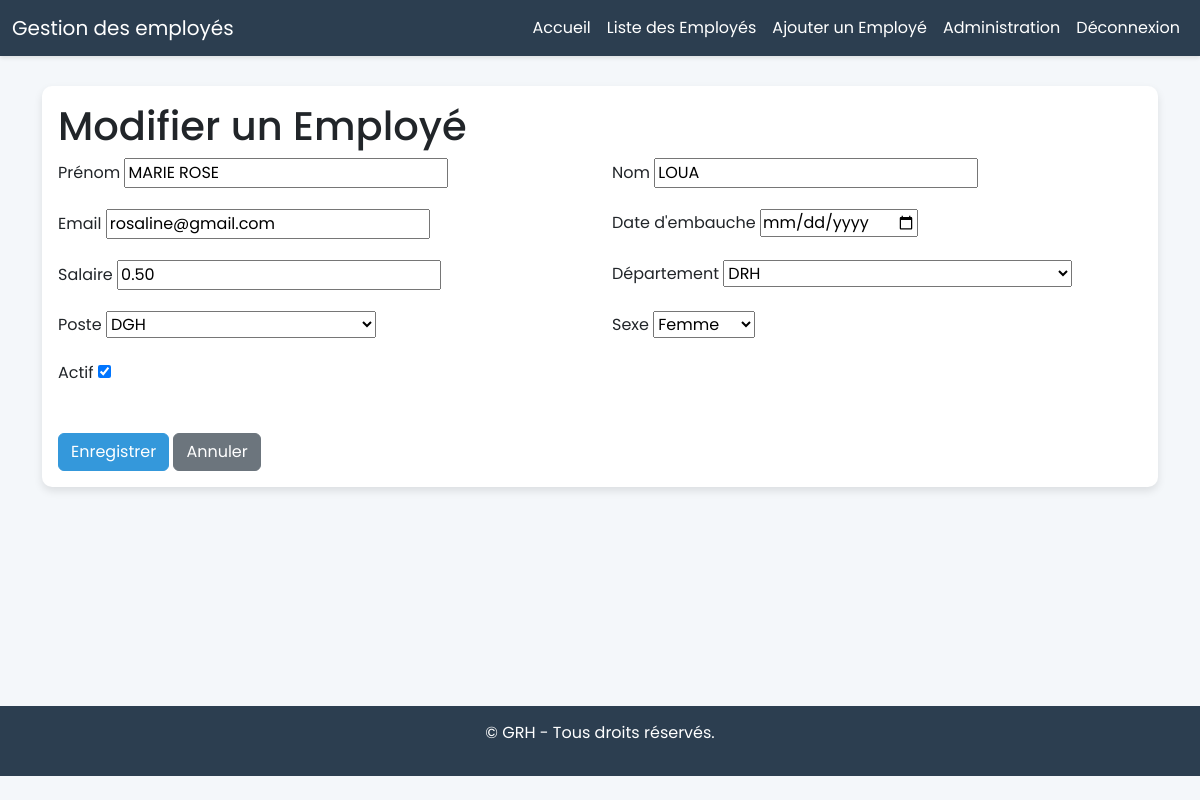
Before: /employees/employee/2/edit/ (signed in) with the older database file.
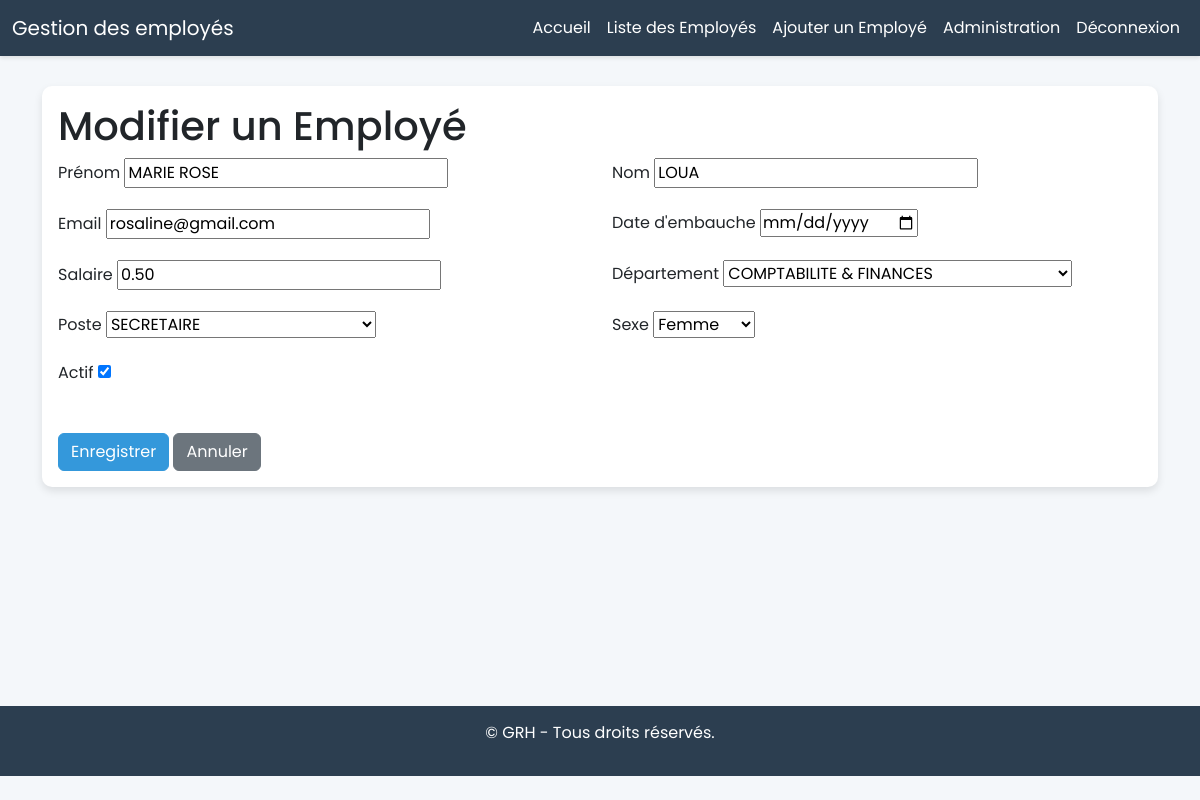
After: the same page with the newer database file.
### Employes/models.py (models this page shows, shortened)
class Employee(models.Model):
       SEXE_CHOICES = [
           ('H', 'Homme'),
           ('F', 'Femme'),
           ('A', 'Autre'),
       ]
       prenom = models.CharField(max_length=50, verbose_name="Prénom")
       nom = models.CharField(max_length=50, verbose_name="Nom")
       email = models.EmailField(unique=True, verbose_name="Email")
       date_embauche = models.DateField(verbose_name="Date d'embauche")
       salaire = models.DecimalField(max_digits=10, decimal_places=2, verbose_name="Salaire")
       departement = models.ForeignKey(Department, on_delete=models.CASCADE, related_name='employes', verbose_name="Département")
       poste = models.ForeignKey(Poste, on_delete=models.CASCADE, related_name='employes', verbose_name="Poste")
       sexe = models.CharField(max_length=1, choices=SEXE_CHOICES, verbose_name="Sexe")
       est_actif = models.BooleanField(default=True, verbose_name="Actif")

### Employes/views.py (the view)
# urls.py: path('employee/<int:pk>/edit/', views.employee_update, name='employee_update'),
@login_required
def employee_update(request, pk):
    Employe = get_object_or_404(Employee, pk=pk)
    if request.method == 'POST':
        form = EmployeeForm(request.POST, instance=Employe)
        if form.is_valid():
            form.save()
            return redirect('Employes:employee_list')
    else:
        form = EmployeeForm(instance=Employe)
    return render(request, 'Employes/employes_form.html', {'form': form})

### Employes/forms.py
class EmployeeForm(forms.ModelForm):
    class Meta:
        model = Employee
        fields = ['prenom', 'nom', 'email', 'date_embauche', 'salaire', 'departement', 'poste', 'sexe', 'est_actif']
        widgets = {
            'date_embauche': forms.DateInput(attrs={'type': 'date'}),
            'sexe': forms.Select(),
            'departement': forms.Select(),
            'poste': forms.Select(),
        }

### Employes/models.py (called while the page is built)
       def __str__(self):
           return self.nom

       def __str__(self):
           return self.nom

### Employes/templates/Employes/employes_form.html (shortened to what this page needs)
{% extends 'Employes/base.html' %}
{% block content %}
<div class="container">
    <div class="card">
        <div class="card-body">
            <h1 class="card-title">{% if form.instance.pk %}Modifier{% else %}Ajouter{% endif %} un Employé</h1>
            <form method="post">
                <div class="row">
                    {% for field in form %}
                    <div class="col-md-6 mb-3">
                        <label class="form-label" for="{{ field.id_for_label }}">{{ field.label }}</label>
                        {{ field }}
                    </div>
                    {% endfor %}
                </div>
                <div class="mt-4">
                    <button type="submit" class="btn btn-primary">Enregistrer</button>
                    <a href="{% url 'Employes:employee_list' %}" class="btn btn-secondary">Annuler</a>
                </div>
            </form>
        </div>
    </div>
</div>
{% endblock %}

Changed rows visible on the page:
changed Employee "MARIE ROSE": departement "DRH" → "COMPTABILITE & FINANCES"; poste "DGH" → "SECRETAIRE"
